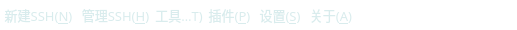
        <widget class="QWidget" name="widget_title" native="true">
         <property name="minimumSize">
          <size>
           <width>0</width>
           <height>30</height>
          </size>
         </property>
         <property name="maximumSize">
          <size>
           <width>16777215</width>
           <height>30</height>
          </size>
         </property>
         <property name="styleSheet">
          <string notr="true">background-color: rgba(30, 45, 54, 0);
color: rgb(255, 255, 255);
</string>
         </property>
         <layout class="QHBoxLayout" name="horizontalLayout">
          <property name="spacing">
           <number>0</number>
          </property>
          <property name="leftMargin">
           <number>0</number>
          </property>
          <property name="topMargin">
           <number>0</number>
          </property>
          <property name="rightMargin">
           <number>0</number>
          </property>
          <property name="bottomMargin">
           <number>0</number>
          </property>
          <item>
           <widget class="QToolButton" name="toolButton_newCreate">
            <property name="minimumSize">
             <size>
              <width>0</width>
              <height>20</height>
             </size>
            </property>
            <property name="maximumSize">
             <size>
              <width>1111111</width>
              <height>16777215</height>
             </size>
            </property>
            <property name="font">
             <font>
              <family>OPPOSans B</family>
              <pointsize>10</pointsize>
              <stylestrategy>PreferAntialias</stylestrategy>
             </font>
            </property>
            <property name="styleSheet">
             <string notr="true">QToolButton {
	
	color: rgb(217, 236, 237);
	background-color: rgba(255, 255, 255, 0);
	border: none;
}

QToolButton::menu-indicator { 
	image: None;
}

 
QToolButton:hover {
	color: rgb(255, 255, 255);
	background-color: rgba(255, 255, 255, 0);
	border: none;
}</string>
            </property>
            <property name="text">
             <string>新建SSH(&amp;N)</string>
            </property>
            <property name="iconSize">
             <size>
              <width>16</width>
              <height>16</height>
             </size>
            </property>
            <property name="popupMode">
             <enum>QToolButton::InstantPopup</enum>
            </property>
            <property name="toolButtonStyle">
             <enum>Qt::ToolButtonTextOnly</enum>
            </property>
           </widget>
          </item>
          <item>
           <widget class="QToolButton" name="toolButton_manage">
            <property name="minimumSize">
             <size>
              <width>0</width>
              <height>20</height>
             </size>
            </property>
            <property name="maximumSize">
             <size>
              <width>1111111</width>
              <height>16777215</height>
             </size>
            </property>
            <property name="font">
             <font>
              <family>OPPOSans B</family>
              <pointsize>10</pointsize>
              <stylestrategy>PreferAntialias</stylestrategy>
             </font>
            </property>
            <property name="styleSheet">
             <string notr="true">QToolButton {
	
	color: rgb(217, 236, 237);
	background-color: rgba(255, 255, 255, 0);
	border: none;
}

QToolButton::menu-indicator { 
	image: None;
}

 
QToolButton:hover {
	color: rgb(255, 255, 255);
	background-color: rgba(255, 255, 255, 0);
	border: none;
}</string>
            </property>
            <property name="text">
             <string>管理SSH(&amp;H)</string>
            </property>
            <property name="iconSize">
             <size>
              <width>16</width>
              <height>16</height>
             </size>
            </property>
            <property name="popupMode">
             <enum>QToolButton::InstantPopup</enum>
            </property>
            <property name="toolButtonStyle">
             <enum>Qt::ToolButtonTextOnly</enum>
            </property>
           </widget>
          </item>
          <item>
           <widget class="QToolButton" name="toolButton_tool">
            <property name="minimumSize">
             <size>
              <width>0</width>
              <height>20</height>
             </size>
            </property>
            <property name="maximumSize">
             <size>
              <width>111111</width>
              <height>16777215</height>
             </size>
            </property>
            <property name="font">
             <font>
              <family>OPPOSans B</family>
              <pointsize>10</pointsize>
              <stylestrategy>PreferAntialias</stylestrategy>
             </font>
            </property>
            <property name="styleSheet">
             <string notr="true">QToolButton {
	
	color: rgb(217, 236, 237);
	background-color: rgba(255, 255, 255, 0);
	border: none;
}

QToolButton::menu-indicator { 
	image: None;
}

 
QToolButton:hover {
	color: rgb(255, 255, 255);
	background-color: rgba(255, 255, 255, 0);
	border: none;
}

QMenu {

background-color:rgb(253,253,254);
/*padding:5px;*/
padding: 3px 0px 3px 0px;
border-radius:4px;
border:2px solid rgb(108, 117, 125, 65); 
}
QMenu::item {
	font: 9pt &quot;OPPOSans B&quot;;
	
	color: rgb(63, 63, 63);
    background-color:rgb(253,253,254);
    padding: 5px 20px 5px 20px;
    /*margin: 2px 2px 2px 2px;*/
}
QMenu::item:selected {
    background-color : rgb(236,236,237);
}
QMenu::icon:checked {
    background: rgb(253,253,254);
    position: absolute;
    top: 1px;
    right: 1px;
    bottom: 1px;
    left: 1px;
}
QMenu::icon:checked:selected {
    background-color : rgb(236,236,237);
    background-image: url(:/space_selected.png);
}
QMenu::separator {
    height: 2px;
    background: rgb(235,235,236);
    /*margin-left: 10px;*/
    /*margin-right: 10px;*/
}</string>
            </property>
            <property name="text">
             <string>工具(&amp;T)</string>
            </property>
            <property name="iconSize">
             <size>
              <width>14</width>
              <height>14</height>
             </size>
            </property>
            <property name="popupMode">
             <enum>QToolButton::InstantPopup</enum>
            </property>
            <property name="toolButtonStyle">
             <enum>Qt::ToolButtonTextBesideIcon</enum>
            </property>
           </widget>
          </item>
          <item>
           <widget class="QToolButton" name="toolButton_plugIn">
            <property name="minimumSize">
             <size>
              <width>0</width>
              <height>20</height>
             </size>
            </property>
            <property name="maximumSize">
             <size>
              <width>111111</width>
              <height>16777215</height>
             </size>
            </property>
            <property name="font">
             <font>
              <family>OPPOSans B</family>
              <pointsize>10</pointsize>
              <stylestrategy>PreferAntialias</stylestrategy>
             </font>
            </property>
            <property name="styleSheet">
             <string notr="true">QToolButton {
	
	color: rgb(217, 236, 237);
	background-color: rgba(255, 255, 255, 0);
	border: none;
}

QToolButton::menu-indicator { 
	image: None;
}

 
QToolButton:hover {
	color: rgb(255, 255, 255);
	background-color: rgba(255, 255, 255, 0);
	border: none;
}

QMenu {

background-color:rgb(253,253,254);
/*padding:5px;*/
padding: 3px 0px 3px 0px;
border-radius:4px;
border:2px solid rgb(108, 117, 125, 65); 
}
QMenu::item {
	font: 9pt &quot;OPPOSans B&quot;;
	
	color: rgb(63, 63, 63);
    background-color:rgb(253,253,254);
    padding: 5px 20px 5px 20px;
    /*margin: 2px 2px 2px 2px;*/
}
QMenu::item:selected {
    background-color : rgb(236,236,237);
}
QMenu::icon:checked {
    background: rgb(253,253,254);
    position: absolute;
    top: 1px;
    right: 1px;
    bottom: 1px;
    left: 1px;
}
QMenu::icon:checked:selected {
    background-color : rgb(236,236,237);
    background-image: url(:/space_selected.png);
}
QMenu::separator {
    height: 2px;
    background: rgb(235,235,236);
    /*margin-left: 10px;*/
    /*margin-right: 10px;*/
}</string>
            </property>
            <property name="text">
             <string>插件(&amp;P)</string>
            </property>
            <property name="iconSize">
             <size>
              <width>14</width>
              <height>14</height>
             </size>
            </property>
            <property name="popupMode">
             <enum>QToolButton::InstantPopup</enum>
            </property>
            <property name="toolButtonStyle">
             <enum>Qt::ToolButtonTextBesideIcon</enum>
            </property>
           </widget>
          </item>
          <item>
           <widget class="QToolButton" name="toolButton_setting">
            <property name="minimumSize">
             <size>
              <width>0</width>
              <height>20</height>
             </size>
            </property>
            <property name="maximumSize">
             <size>
              <width>55</width>
              <height>16777215</height>
             </size>
            </property>
            <property name="font">
             <font>
              <family>OPPOSans B</family>
              <pointsize>10</pointsize>
              <stylestrategy>PreferAntialias</stylestrategy>
             </font>
            </property>
            <property name="styleSheet">
             <string notr="true">QToolButton {
	
	color: rgb(217, 236, 237);
	background-color: rgba(255, 255, 255, 0);
	border: none;
}

QToolButton::menu-indicator { 
	image: None;
}

 
QToolButton:hover {
	color: rgb(255, 255, 255);
	background-color: rgba(255, 255, 255, 0);
	border: none;
}</string>
            </property>
            <property name="text">
             <string>设置(&amp;S)</string>
            </property>
            <property name="iconSize">
             <size>
              <width>16</width>
              <height>16</height>
             </size>
            </property>
            <property name="popupMode">
             <enum>QToolButton::InstantPopup</enum>
            </property>
            <property name="toolButtonStyle">
             <enum>Qt::ToolButtonTextBesideIcon</enum>
            </property>
           </widget>
          </item>
          <item>
           <widget class="QToolButton" name="toolButton_about">
            <property name="minimumSize">
             <size>
              <width>0</width>
              <height>20</height>
             </size>
            </property>
            <property name="maximumSize">
             <size>
              <width>55</width>
              <height>16777215</height>
             </size>
            </property>
            <property name="font">
             <font>
              <family>OPPOSans B</family>
              <pointsize>10</pointsize>
              <stylestrategy>PreferAntialias</stylestrategy>
             </font>
            </property>
            <property name="styleSheet">
             <string notr="true">QToolButton {
	
	color: rgb(217, 236, 237);
	background-color: rgba(255, 255, 255, 0);
	border: none;
}

QToolButton::menu-indicator { 
	image: None;
}

 
QToolButton:hover {
	color: rgb(255, 255, 255);
	background-color: rgba(255, 255, 255, 0);
	border: none;
}</string>
            </property>
            <property name="text">
             <string>关于(&amp;A)</string>
            </property>
            <property name="iconSize">
             <size>
              <width>13</width>
              <height>14</height>
             </size>
            </property>
            <property name="popupMode">
             <enum>QToolButton::InstantPopup</enum>
            </property>
            <property name="toolButtonStyle">
             <enum>Qt::ToolButtonTextBesideIcon</enum>
            </property>
           </widget>
          </item>
          <item>
           <spacer name="horizontalSpacer">
            <property name="orientation">
             <enum>Qt::Horizontal</enum>
            </property>
            <property name="sizeHint" stdset="0">
             <size>
              <width>40</width>
              <height>20</height>
             </size>
            </property>
           </spacer>
          </item>
          <item>
           <widget class="QToolButton" name="toolButton_min">
            <property name="minimumSize">
             <size>
              <width>40</width>
              <height>29</height>
             </size>
            </property>
            <property name="maximumSize">
             <size>
              <width>40</width>
              <height>29</height>
             </size>
            </property>
            <property name="font">
             <font>
              <pointsize>10</pointsize>
              <stylestrategy>PreferAntialias</stylestrategy>
             </font>
            </property>
            <property name="styleSheet">
             <string notr="true">QToolButton {
	color: rgb(255, 255, 255);
	
	background-color: rgba(94, 255, 210, 0);
	border: none;
}

QToolButton::menu-indicator { 
	image: None;
}

 
QToolButton:hover {
	color: rgb(255, 255, 255);

	
	background-color: rgb(23, 35, 42);
	border: none;
}</string>
            </property>
            <property name="text">
             <string/>
            </property>
            <property name="icon">
             <iconset resource="lib.qrc">
              <normaloff>:/lib/icon-minus3.png</normaloff>:/lib/icon-minus3.png</iconset>
            </property>
            <property name="iconSize">
             <size>
              <width>13</width>
              <height>13</height>
             </size>
            </property>
           </widget>
          </item>
          <item>
           <widget class="QToolButton" name="toolButton_max">
            <property name="minimumSize">
             <size>
              <width>40</width>
              <height>29</height>
             </size>
            </property>
            <property name="maximumSize">
             <size>
              <width>40</width>
              <height>29</height>
             </size>
            </property>
            <property name="font">
             <font>
              <pointsize>10</pointsize>
              <stylestrategy>PreferAntialias</stylestrategy>
             </font>
            </property>
            <property name="styleSheet">
             <string notr="true">QToolButton {
	color: rgb(255, 255, 255);
	
	background-color: rgba(94, 255, 210, 0);
	border: none;
}

QToolButton::menu-indicator { 
	image: None;
}

 
QToolButton:hover {
	color: rgb(255, 255, 255);
	background-color: rgb(23, 35, 42);
	border: none;
}</string>
            </property>
            <property name="text">
             <string/>
            </property>
            <property name="icon">
             <iconset resource="lib.qrc">
              <normaloff>:/lib/Icon_max4.png</normaloff>:/lib/Icon_max4.png</iconset>
            </property>
            <property name="iconSize">
             <size>
              <width>11</width>
              <height>11</height>
             </size>
            </property>
            <property name="checkable">
             <bool>false</bool>
            </property>
            <property name="autoRepeat">
             <bool>false</bool>
            </property>
            <property name="autoExclusive">
             <bool>false</bool>
            </property>
            <property name="autoRaise">
             <bool>false</bool>
            </property>
           </widget>
          </item>
          <item>
           <widget class="QToolButton" name="toolButton_close">
            <property name="minimumSize">
             <size>
              <width>40</width>
              <height>29</height>
             </size>
            </property>
            <property name="maximumSize">
             <size>
              <width>40</width>
              <height>29</height>
             </size>
            </property>
            <property name="font">
             <font>
              <pointsize>10</pointsize>
              <stylestrategy>PreferAntialias</stylestrategy>
             </font>
            </property>
            <property name="styleSheet">
             <string notr="true">QToolButton {
	color: rgb(255, 255, 255);
	border-top-right-radius: 9px;
	background-color: rgba(94, 255, 210, 0);
	border: none;
}

QToolButton::menu-indicator { 
	image: None;
}

 
QToolButton:hover {
	color: rgb(255, 255, 255);
	
	background-color: rgb(200, 0, 0);
	border: none;
}</string>
            </property>
            <property name="text">
             <string/>
            </property>
            <property name="icon">
             <iconset resource="lib.qrc">
              <normaloff>:/lib/icon-close8.png</normaloff>:/lib/icon-close8.png</iconset>
            </property>
            <property name="iconSize">
             <size>
              <width>11</width>
              <height>11</height>
             </size>
            </property>
            <property name="checkable">
             <bool>false</bool>
            </property>
           </widget>
          </item>
         </layout>
        </widget>
